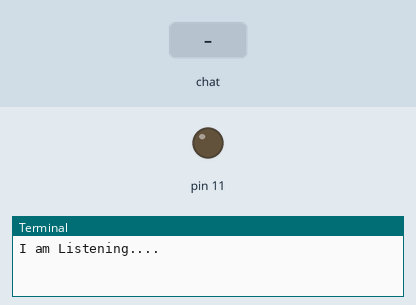
This program was run on a simulated Raspberry Pi (header pin numbers). On the bench: output pins drawn as LEDs (lit = HIGH), the last lines printed to the terminal. The inputs (shaded band) are chosen by the test bench.

Above: at 1.2 s.
1.3 s: chat message "on" arrives
At 2.5 s:
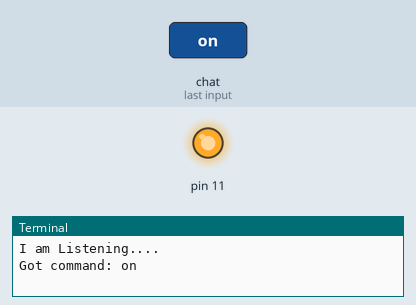
2.8 s: chat message "off" arrives
At 3.6 s:
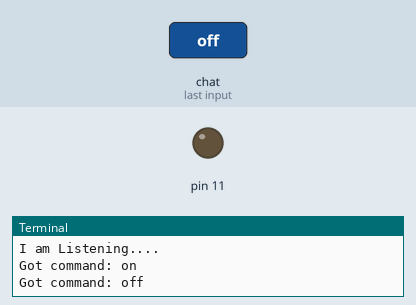
Timing chart, 0 to 5.8 s (numbered marks = the images above; inputs shaded):
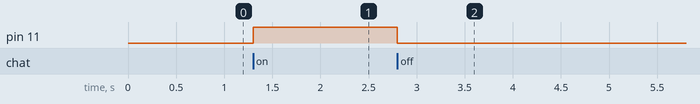

The program:

Telegram.py
```python
#Controlling Raspberry Pi with Telegram
#Step:1.Open Terminal
#-> cd desktop
#->mkdir Telegram
#-> cd Telegram
#->sudo apt install python3-pip
#->sudo pip install telepot
#Step:2.Open Geany/Theny IDE
#->Write a code

import time
import datetime
import RPi.GPIO as GPIO
import telepot
import sys

def on(pin):
    GPIO.output(pin, GPIO.HIGH)
    return "Pin {} turned ON".format(pin)

def off(pin):
    GPIO.output(pin, GPIO.LOW)
    return "Pin {} turned OFF".format(pin)

GPIO.setmode(GPIO.BOARD)
GPIO.setwarnings(False)
GPIO.setup(11, GPIO.OUT)

def handle(msg):
    chat_id = msg['chat']['id']
    command = msg['text']
    print('Got command: %s' % command)
    if command == 'on':
        bot.sendMessage(chat_id, on(11))
    elif command == 'off':
        bot.sendMessage(chat_id, off(11))

bot = telepot.Bot('5329577491:AAHhKMS0XTk-H2DMAVMwI69hoN9vWXVGKfk')
bot.message_loop(handle)
print("I am Listening....")

while True:
    try:
        time.sleep(10)
    except KeyboardInterrupt:
        print('/ program interrupt')
        GPIO.cleanup()
        exit()
    except Exception as e:
        print('other error or exception occurred: {}'.format(e))
        GPIO.cleanup()


#Step:3.Open telegram in Smartphone
#->Search for Bot father->Click on Verified account
#->Open Bot->/Start
#->Name the Bot
#->Username of Bot
#->Copy Token Id to the code
#bot = telegram.bot('Token Id')
#Step:4.To run the Practical
#->Open terminal
#->cd ...path of code
#->python3 filename.py
#Step:5.Open Your Telegram Bot
#->on
#->off
```

Measured:
- after the input at 1.3 s, pin 11: LOW → HIGH at once
- after the input at 2.8 s, pin 11: HIGH → LOW at once
